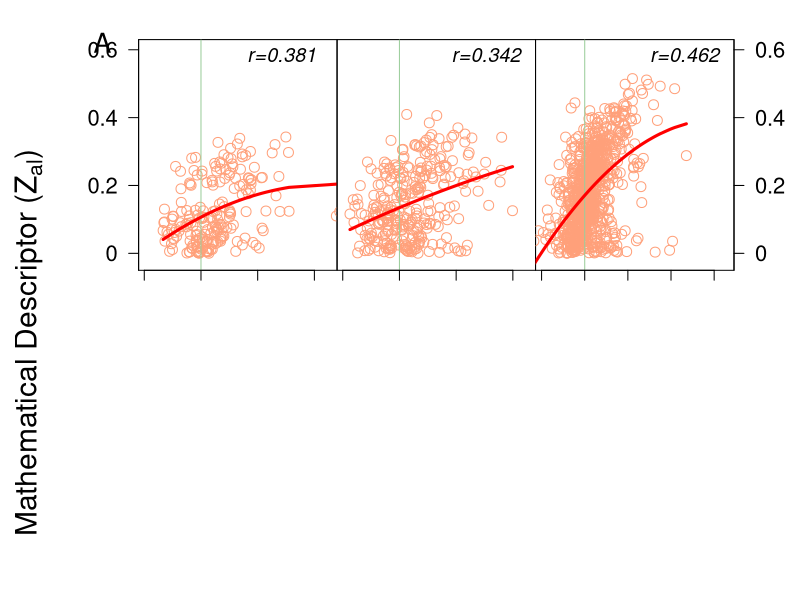

Reproduce this figure in R. (Note: this script raises an error after producing the figure.)
pdf("Figure_3.pdf",width=12.5,height=3.45*2,fonts=c("serif","Palatino"))

par(mar=c(2,0,0,0),oma=c(3.5,10.5,3,5))
par(mfrow=c(2,3))


coE <- log(read.csv("DJ_D_co.csv",header = F))[,-1]
coS <- log(read.csv("DJ_J_co.csv",header=F))[,-1]

moE <- log(read.csv("D_mo.csv",header=F))[,-1]
moS <- log(read.csv("J_mo.csv",header=F))[,-1]

dat <- list(ep.p=coE,sp.p=coS,ep.pi=moE,sp.pi=moS)

xx <- matrix(NA,nrow=100,ncol=14)
yy <- matrix(NA,nrow=100,ncol=14)
xx1 <- matrix(NA,nrow=100,ncol=14)
library(shape)

for(i in 1:100){
  for(j in 1:14){
    yy[i,j] <- 1-min(c(dat$sp.p[i,j],dat$ep.p[i,j]))/max(c(dat$sp.p[i,j],dat$ep.p[i,j]))
  }
}

for(i in 1:100){
  for(j in 1:14){
    tmp <- max(c(dat$sp.p[i,j],dat$ep.p[i,j]))
    index <- which(tmp==c(dat$sp.p[i,j],dat$ep.p[i,j]))
    if(index==1){
      xx[i,j] <- tmp/dat$sp.pi[i,j]
    }else{
      xx[i,j] <- tmp/dat$ep.pi[i,j]
    }
  }
}


for(i in 1:100){
  for(j in 1:14){
    tmp <- min(c(dat$sp.p[i,j],dat$ep.p[i,j]))
    index <- which(tmp==c(dat$sp.p[i,j],dat$ep.p[i,j]))
    if(index==1){
      xx1[i,j] <- tmp/dat$sp.pi[i,j]
    }else{
      xx1[i,j] <- tmp/dat$ep.pi[i,j]
    }
  }
}

es <- yy
nxx <- xx/xx1

splag <- nxx[,1:2]
splin <- nxx[,3:5]
spa <- nxx[,-c(1:5)]



coE <- log(read.csv("DP_D_co.csv",header = F))[,-1]
coS <- log(read.csv("DP_P_co.csv",header=F))[,-1]

moE <- log(read.csv("D_mo.csv",header=F))[,-1]
moS <- log(read.csv("P_mo.csv",header=F))[,-1]


dat <- list(ep.p=coE,sp.p=coS,ep.pi=moE,sp.pi=moS)

xx <- matrix(NA,nrow=100,ncol=14)
yy <- matrix(NA,nrow=100,ncol=14)
xx1 <- matrix(NA,nrow=100,ncol=14)

for(i in 1:100){
  for(j in 1:14){
    yy[i,j] <- 1-min(c(dat$sp.p[i,j],dat$ep.p[i,j]))/max(c(dat$sp.p[i,j],dat$ep.p[i,j]))
  }
}

for(i in 1:100){
  for(j in 1:14){
    tmp <- max(c(dat$sp.p[i,j],dat$ep.p[i,j]))
    index <- which(tmp==c(dat$sp.p[i,j],dat$ep.p[i,j]))
    if(index==1){
      xx[i,j] <- tmp/dat$sp.pi[i,j]
    }else{
      xx[i,j] <- tmp/dat$ep.pi[i,j]
    }
  }
}


for(i in 1:100){
  for(j in 1:14){
    tmp <- min(c(dat$sp.p[i,j],dat$ep.p[i,j]))
    index <- which(tmp==c(dat$sp.p[i,j],dat$ep.p[i,j]))
    if(index==1){
      xx1[i,j] <- tmp/dat$sp.pi[i,j]
    }else{
      xx1[i,j] <- tmp/dat$ep.pi[i,j]
    }
  }
}

es <- yy
nxx <- xx/xx1

splag <- nxx[,1:2]
splin <- nxx[,3:5]
spa <- nxx[,-c(1:5)]

plot(NA,NA,type="n",lwd=3,col="#1C86EE55",xlab=" ",
     ylab=" ",cex.lab=1.5,mgp = c(2.7, 1, 0),xaxt="n", yaxt="n",xaxs="i", yaxs="i",
     xlim=c(0.45,2.2),ylim=c(-0.05,0.63))
a1 <- unlist(c(splag));b1 <- unlist(c(es[,c(1:2)]))
#segments(-10,1,1,1,lwd=1,col="#9BCD9B")
#Arrows(0.6,370*0.12,1.4,370*0.12,col="#9BCD9B",code=3,arr.type="triangle")
points(a1,b1,cex=2,col="#FFA07A")
segments(1,-100,1,1000,lwd=1,col="#9BCD9B");
a1.o <- order(a1)
a22 <- a1[a1.o]; b22 <- b1[a1.o]
b221 <- b22;a221 <- a22
lo21 <- lm(b221 ~ poly(a221,2))
lines(a221,predict(lo21,data.frame(x=a221)),col="red",lwd=3)
text(0.25+(2.2-0.25)*0.75,0.63*0.93,"r=0.381",cex=1.8,font=3)
#mtext("Lag",3,line=0.5,cex=1.6)
#mtext(expression(I[al]),2,line=4.6,cex=1.6,font=1)
axis(1,seq(0.5,2,0.5),rep("",4),las=1,cex.axis=1.7,tck=-0.05,mgp=c(2.5,1.8,0))
axis(2,seq(-0.2,0.8,0.2),seq(-0.2,0.8,0.2),las=1,cex.axis=2,tck=-0.05,mgp=c(2.5,1.6,0))
#text(0.8,370*0.16,"Cooperation",cex=1.2,font=2);text(1.2,370*0.16,"Competition",cex=1.2,font=2)
mtext("A",3,line=-1.2,cex=1.6,font=1,adj=-0.25)
mtext(expression(paste("Mathematical Descriptor"," (",Z["al"],")",sep="")),2,line=7,cex=1.8,adj=1.7)

plot(NA,NA,type="n",lwd=3,col="#1C86EE55",xlab=" ",
     ylab=" ",cex.lab=1.5,mgp = c(2.7, 1, 0),xaxt="n", yaxt="n",xaxs="i", yaxs="i",
     xlim=c(0.45,2.2),ylim=c(-0.05,0.63))

#segments(1,-10,1,10,lwd=1,col="#9BCD9B");segments(-10,1,1,1,lwd=1,col="#9BCD9B")
#Arrows(0.6,370*0.12,1.4,370*0.12,col="#9BCD9B",code=3,arr.type="triangle")

points(unlist(c(splin)),unlist(c(es[,c(3:5)])),cex=2,col="#FFA07A")
segments(1,-100,1,1000,lwd=1,col="#9BCD9B");
a2 <- unlist(c(splin));b2 <- unlist(c(es[,c(3:5)]))
a2.o <- order(a2)
a22 <- a2[a2.o]; b22 <- b2[a2.o]
b221 <- b22;a221 <- a22
lo21 <- lm(b221 ~ poly(a221,2))
lines(a221,predict(lo21,data.frame(x=a221)),col="red",lwd=3)
#mtext("Linear",3,line=0.5,cex=1.6)
axis(1,seq(0.5,2,0.5),rep("",4),las=1,cex.axis=1.7,tck=-0.05,mgp=c(2.5,1.8,0))
#mtext(expression(paste("Strength of Altruism"," (",A[l],")",sep="")),1,line=4.1,cex=1.6)

text(0.45+(2.2-0.45)*0.75,0.63*0.93,"r=0.342",cex=1.8,font=3)
#text(0.8,370*0.16,"Cooperation",cex=1.2,font=2);text(1.2,370*0.16,"Competition",cex=1.2,font=2)


plot(NA,NA,type="n",lwd=3,col="#1C86EE55",xlab=" ",
     ylab=" ",cex.lab=1.5,mgp = c(2.7, 1, 0),xaxt="n", yaxt="n",xaxs="i", yaxs="i",
     xlim=c(0.43,2.73),ylim=c(-0.05,0.63))

#segments(1,-10,1,10,lwd=1,col="#9BCD9B");segments(-10,1,1,1,lwd=1,col="#9BCD9B")
#Arrows(0.6,370*0.12,1.4,370*0.12,col="#9BCD9B",code=3,arr.type="triangle")

points(unlist(c(spa)),unlist(c(es[,-c(1:5)])),cex=2,col="#FFA07A")
segments(1,-100,1,1000,lwd=1,col="#9BCD9B");
#mtext("Asymptotic",3,line=0.5,cex=1.6)
axis(1,seq(0.5,2.5,0.5),rep("",5),las=1,cex.axis=1.7,tck=-0.05,mgp=c(2.5,1.8,0))
axis(4,seq(-0.2,0.8,0.2),seq(-0.2,0.8,0.2),las=1,cex.axis=2,tck=-0.05,mgp=c(2.5,1.6,0))
text(0.43+(2.73-0.43)*0.75,0.63*0.93,"r=0.462",cex=1.8,font=3)
a2 <- unlist(c(spa));b2 <- unlist(c(es[,-c(1:5)]))
a2.o <- order(a2)
a22 <- a2[a2.o]; b22 <- b2[a2.o]
b221 <- b22[-length(b22)];a221 <- a22[-length(b22)]
lo21 <- lm(b221 ~ poly(a221,2))
lines(a221,predict(lo21,data.frame(x=a221)),col="red",lwd=3)
#text(0.77,370*0.16,"Cooperation",cex=1.2,font=2);text(1.23,370*0.16,"Competition",cex=1.2,font=2)



coE <- log(read.csv("JP_J_co.csv",header = F))[,-1]
coS <- log(read.csv("JP_P_co.csv",header=F))[,-1]

moE <- log(read.csv("J_mo.csv",header=F))[,-1]
moS <- log(read.csv("P_mo.csv",header=F))[,-1]


dat <- list(ep.p=coE,sp.p=coS,ep.pi=moE,sp.pi=moS)


xx <- matrix(NA,nrow=100,ncol=14)
yy <- matrix(NA,nrow=100,ncol=14)
xx1 <- matrix(NA,nrow=100,ncol=14)
library(shape)

for(i in 1:100){
  for(j in 1:14){
    yy[i,j] <- 1-min(c(dat$sp.p[i,j],dat$ep.p[i,j]))/max(c(dat$sp.p[i,j],dat$ep.p[i,j]))
  }
}

for(i in 1:100){
  for(j in 1:14){
    tmp <- max(c(dat$sp.p[i,j],dat$ep.p[i,j]))
    index <- which(tmp==c(dat$sp.p[i,j],dat$ep.p[i,j]))
    if(index==1){
      xx[i,j] <- tmp/dat$sp.pi[i,j]
    }else{
      xx[i,j] <- tmp/dat$ep.pi[i,j]
    }
  }
}


for(i in 1:100){
  for(j in 1:14){
    tmp <- min(c(dat$sp.p[i,j],dat$ep.p[i,j]))
    index <- which(tmp==c(dat$sp.p[i,j],dat$ep.p[i,j]))
    if(index==1){
      xx1[i,j] <- tmp/dat$sp.pi[i,j]
    }else{
      xx1[i,j] <- tmp/dat$ep.pi[i,j]
    }
  }
}

es <- yy
nxx <- xx/xx1

splag <- nxx[,1:2]
splin <- nxx[,3:5]
spa <- nxx[,-c(1:5)]

plot(NA,NA,type="n",lwd=3,col="#1C86EE55",xlab=" ",
     ylab=" ",cex.lab=1.5,mgp = c(2.7, 1, 0),xaxt="n", yaxt="n",xaxs="i", yaxs="i",
     xlim=c(0.45,2.2),ylim=c(-0.05,0.63))
a1 <- unlist(c(splag));b1 <- unlist(c(es[,c(1:2)]))
#segments(-10,1,1,1,lwd=1,col="#9BCD9B")
#Arrows(0.6,370*0.12,1.4,370*0.12,col="#9BCD9B",code=3,arr.type="triangle")
points(a1,b1,cex=2,col="purple")
#segments(1,-100,1,1000,lwd=1,col="#9BCD9B");
a1.o <- order(a1)
a22 <- a1[a1.o]; b22 <- b1[a1.o]
b221 <- b22;a221 <- a22
lo21 <- lm(b221 ~ poly(a221,2))
lines(a221,predict(lo21,data.frame(x=a221)),col="red",lwd=3)
text(0.45+(2.2-0.45)*0.75,0.63*0.93,"r=0.517",cex=1.8,font=3)
#mtext("Lag",3,line=0.5,cex=1.6)
#mtext(expression(z[al]),2,line=4.6,cex=1.6,font=1)
axis(1,seq(0.5,2,0.5),c(0.5,"1.0",1.5,"2.0"),las=1,cex.axis=1.7,tck=-0.05,mgp=c(2.5,1.8,0))
axis(2,seq(-0.2,0.6,0.2),seq(-0.2,0.6,0.2),las=1,cex.axis=2,tck=-0.05,mgp=c(2.5,1.6,0))
#text(0.8,370*0.16,"Cooperation",cex=1.2,font=2);text(1.2,370*0.16,"Competition",cex=1.2,font=2)
mtext("B",3,line=-1.2,cex=1.6,font=1,adj=-0.25)

plot(NA,NA,type="n",lwd=3,col="#1C86EE55",xlab=" ",
     ylab=" ",cex.lab=1.5,mgp = c(2.7, 1, 0),xaxt="n", yaxt="n",xaxs="i", yaxs="i",
     xlim=c(0.45,2.2),ylim=c(-0.05,0.63))

#segments(1,-10,1,10,lwd=1,col="#9BCD9B");segments(-10,1,1,1,lwd=1,col="#9BCD9B")
#Arrows(0.6,370*0.12,1.4,370*0.12,col="#9BCD9B",code=3,arr.type="triangle")

points(unlist(c(splin)),unlist(c(es[,c(3:5)])),cex=2,col="purple")
#segments(1,-100,1,1000,lwd=1,col="#9BCD9B");
a2 <- unlist(c(splin));b2 <- unlist(c(es[,c(3:5)]))
a2.o <- order(a2)
a22 <- a2[a2.o]; b22 <- b2[a2.o]
b221 <- b22;a221 <- a22
lo21 <- lm(b221 ~ poly(a221,2))
lines(a221,predict(lo21,data.frame(x=a221)),col="red",lwd=3)
#mtext("Linear",3,line=0.5,cex=1.6)
axis(1,seq(0.5,2,0.5),c(0.5,"1.0",1.5,"2.0"),las=1,cex.axis=1.7,tck=-0.05,mgp=c(2.5,1.8,0))
mtext(expression(paste("Strength of Altruism"," (",A[l],")",sep="")),1,line=4.2,cex=1.6)

text(0.45+(2.2-0.45)*0.75,0.63*0.93,"r=0.406",cex=1.8,font=3)
#text(0.8,370*0.16,"Cooperation",cex=1.2,font=2);text(1.2,370*0.16,"Competition",cex=1.2,font=2)


plot(NA,NA,type="n",lwd=3,col="#1C86EE55",xlab=" ",
     ylab=" ",cex.lab=1.5,mgp = c(2.7, 1, 0),xaxt="n", yaxt="n",xaxs="i", yaxs="i",
     xlim=c(0.43,2.73),ylim=c(-0.05,0.63))

#segments(1,-10,1,10,lwd=1,col="#9BCD9B");segments(-10,1,1,1,lwd=1,col="#9BCD9B")
#Arrows(0.6,370*0.12,1.4,370*0.12,col="#9BCD9B",code=3,arr.type="triangle")

points(unlist(c(spa)),unlist(c(es[,-c(1:5)])),cex=2,col="purple")
#segments(1,-100,1,1000,lwd=1,col="#9BCD9B");
#mtext("Asymptotic",3,line=0.5,cex=1.6)
axis(1,seq(0.5,2.5,0.5),c(0.5,"1.0",1.5,"2.0",2.5),las=1,cex.axis=1.7,tck=-0.05,mgp=c(2.5,1.8,0))
axis(4,seq(-0.2,0.8,0.2),seq(-0.2,0.8,0.2),las=1,cex.axis=2,tck=-0.05,mgp=c(2.5,1.6,0))
text(0.43+(2.73-0.43)*0.75,0.63*0.93,"r=0.488",cex=1.8,font=3)
a2 <- unlist(c(spa));b2 <- unlist(c(es[,-c(1:5)]))
a2.o <- order(a2)
a22 <- a2[a2.o]; b22 <- b2[a2.o]
b221 <- b22[-length(b22)];a221 <- a22[-length(b22)]
lo21 <- lm(b221 ~ poly(a221,2))
lines(a221,predict(lo21,data.frame(x=a221)),col="red",lwd=3)
#text(0.77,370*0.16,"Cooperation",cex=1.2,font=2);text(1.23,370*0.16,"Competition",cex=1.2,font=2)
dev.off()
